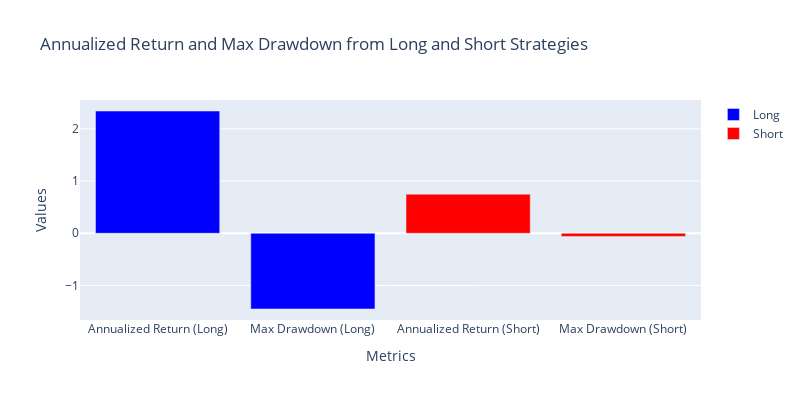

Notebook cell for this chart:
### Code cell
# Annualized Return and Max Drawdown from Long and Short Strategies
# Initialize an empty figure
fig = go.Figure()

# Add traces for Long strategy
fig.add_trace(go.Bar(
    x=["Annualized Return (Long)", "Max Drawdown (Long)"], 
    y=[long_momentum_strategy_test.annualized_return_value.mean(), long_momentum_strategy_test.max_drawdown_value], 
    marker_color='blue', 
    name="Long"
))

# Add traces for Short strategy
fig.add_trace(go.Bar(
    x=["Annualized Return (Short)", "Max Drawdown (Short)"], 
    y=[short_momentum_strategy_test.annualized_return_value.mean(), short_momentum_strategy_test.max_drawdown_value], 
    marker_color='red', 
    name="Short"
))

# Update layout
fig.update_layout(
    title="Annualized Return and Max Drawdown from Long and Short Strategies",
    xaxis_title="Metrics",
    yaxis_title="Values",
    barmode='group',  # Group bars by category
    width=800,
    height=400
)

# Show the plot
fig.show()

### Figure 1 — Plotly figure (JSON) as saved in the notebook; plotly's stock layout.template omitted (floating-point values rounded to 4 significant figures)
{"data": [{"marker": {"color": "blue"}, "name": "Long", "type": "bar", "x": ["Annualized Return (Long)", "Max Drawdown (Long)"], "y": [2.34, -1.449]}, {"marker": {"color": "red"}, "name": "Short", "type": "bar", "x": ["Annualized Return (Short)", "Max Drawdown (Short)"], "y": [0.7489, -0.06061]}], "layout": {"barmode": "group", "height": 400, "title": {"text": "Annualized Return and Max Drawdown from Long and Short Strategies"}, "width": 800, "xaxis": {"title": {"text": "Metrics"}}, "yaxis": {"title": {"text": "Values"}}}}
